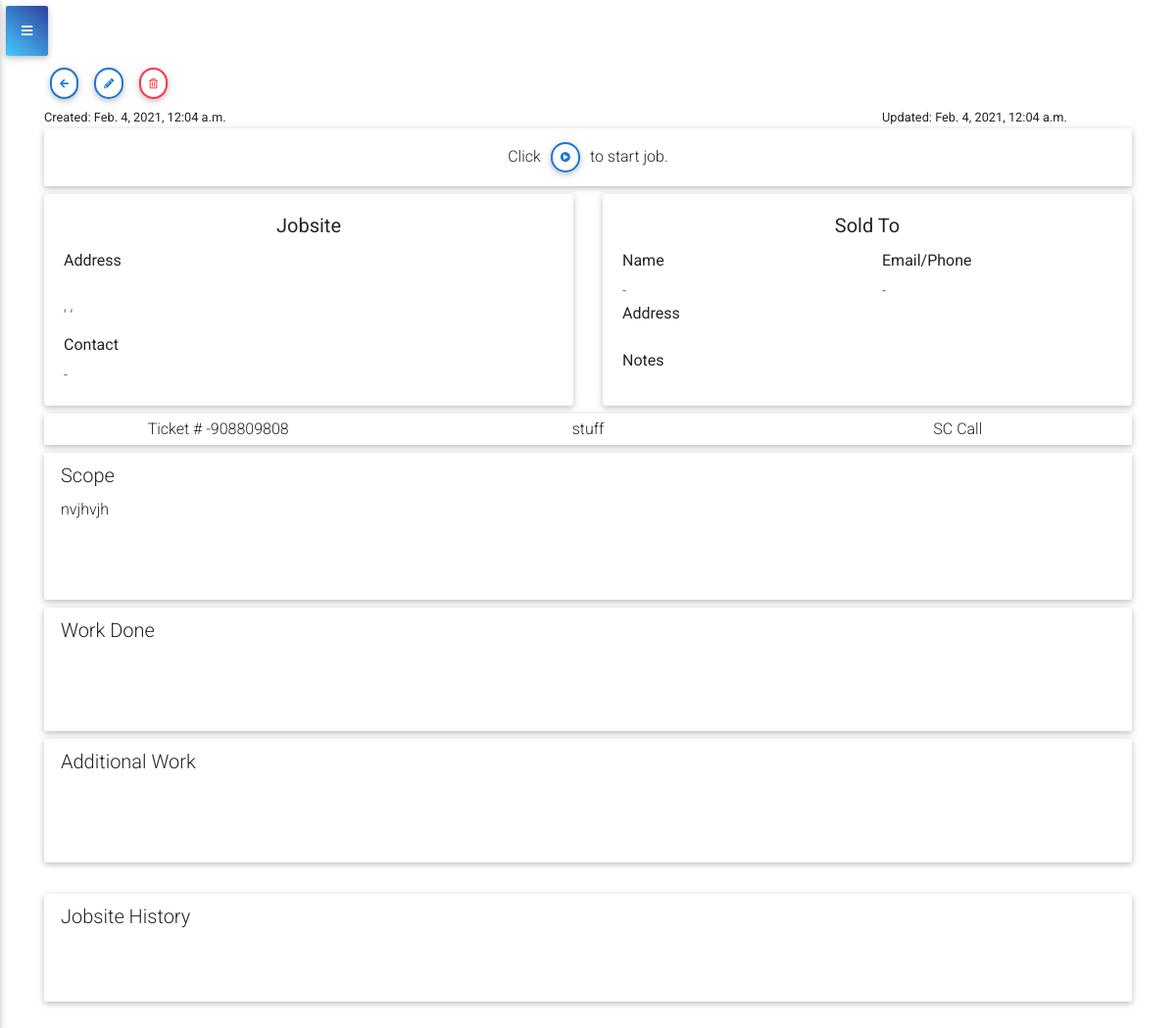
The app's page /ticket/-908809808/ (signed in), older data.
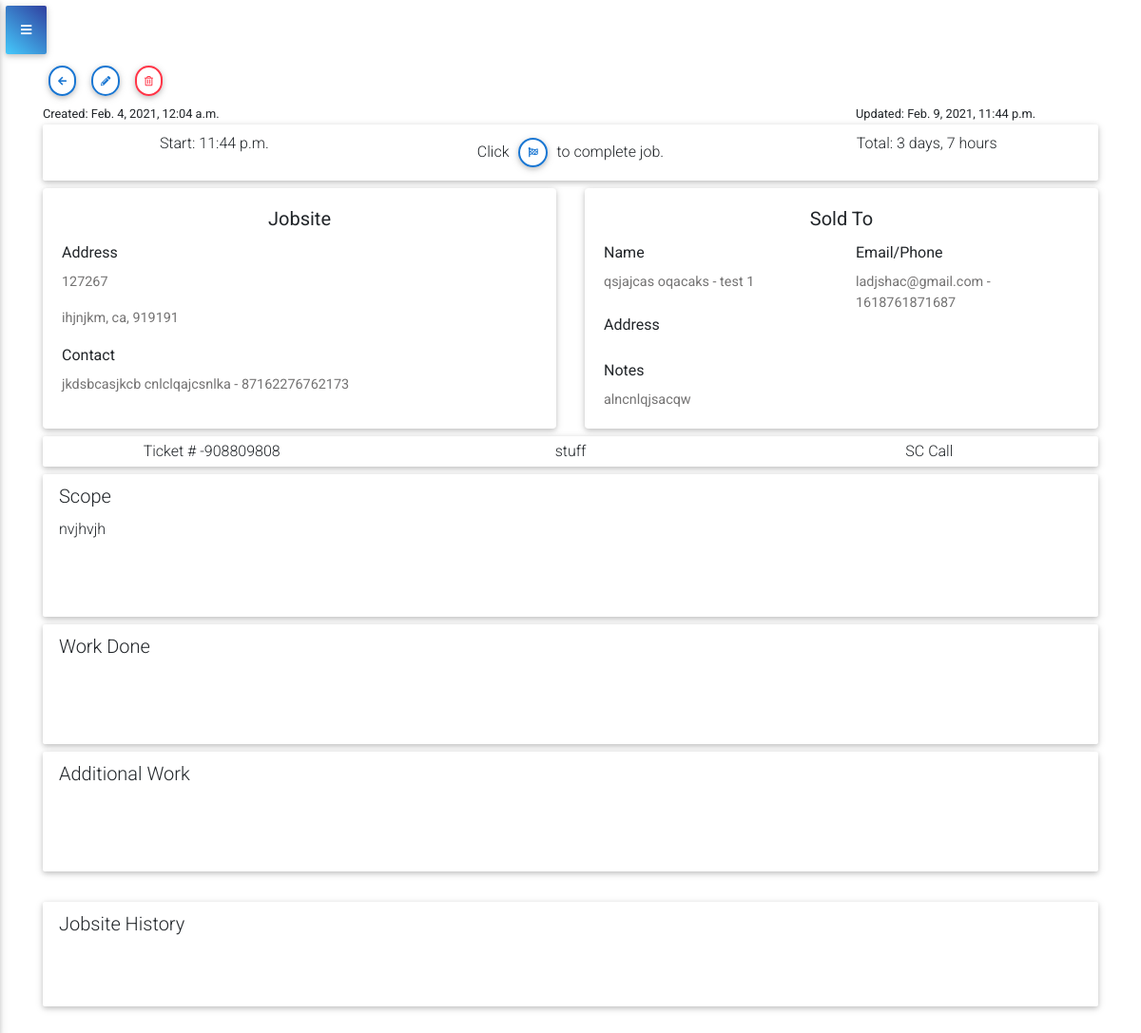
The same page, newer data.
### ticket/models.py (models this page shows, shortened)
class Ticket(models.Model):
    ticket_number = models.CharField(primary_key=True, max_length=10)
    t_customer = models.ForeignKey(Customer,null=True, on_delete=models.SET_NULL)
    t_jobsite = models.ForeignKey(Jobsite, null=True, on_delete=models.SET_NULL)
    stop = models.CharField(choices=STOP, max_length=254, default='1st')
    assigned = models.ManyToManyField(AccountUser, blank=True)
    department = models.ForeignKey(ServiceProvided,null=True, on_delete=models.SET_NULL)
    t_type = models.ForeignKey(TicketType,null=True, on_delete=models.SET_NULL)
    scope = models.TextField()
    repair_notes = models.TextField(blank=True)
    additional_work = models.TextField(blank=True)
    schedule = models.DateField(default=datetime.date.today)
    start_job = models.BooleanField(default=False)
    completed = models.BooleanField(default=False)
    created_at = models.DateTimeField(auto_now_add=True)
    updated_at = models.DateTimeField(auto_now=True)
    start_time = models.DateTimeField(blank=True,null=True)
    end_time = models.DateTimeField(blank=True,null=True)
    account = models.ForeignKey(AccountCompany, on_delete=models.CASCADE)

class ServiceProvided(models.Model):
    name = models.CharField(max_length=100)
    account = models.ForeignKey(AccountCompany, on_delete=models.CASCADE)
    def __str__(self):
        return self.name

class TicketType(models.Model):
    name = models.CharField(max_length=100)
    account = models.ForeignKey(AccountCompany, on_delete=models.CASCADE)
    def __str__(self):
        return self.name

### customer/models.py (models this page shows, shortened)
class Jobsite(models.Model):
    address1 = models.CharField(max_length=100)
    address2 = models.CharField(max_length=100, blank=True)
    city = models.CharField(max_length=100)
    state = models.CharField(max_length=2)
    zip_code = models.PositiveIntegerField()
    contact_name = models.CharField(max_length=100)
    contact_phone = PhoneField()
    account = models.ForeignKey(AccountCompany, on_delete=models.CASCADE)

class Customer(models.Model):
    fname = models.CharField(max_length=50)
    lname = models.CharField(max_length=50)
    email = models.EmailField()
    phone_number = PhoneField()
    company = models.ForeignKey(Company,null=True, on_delete=models.SET_NULL)
    note = models.TextField()
    account = models.ForeignKey(AccountCompany, on_delete=models.CASCADE)

class Company(models.Model):
    name = models.CharField(max_length=100)
    address1 = models.CharField(max_length=100)
    address2 = models.CharField(max_length=100, blank=True)
    city = models.CharField(max_length=100)
    state = models.CharField(max_length=2)
    zip_code = models.PositiveIntegerField()
    account = models.ForeignKey(AccountCompany, on_delete=models.CASCADE)
    def __str__(self):
        return self.name

### ticket/views.py (the view)
# urls.py: path('ticket/<pk>/', views.TicketDetailView.as_view(), name='ticket_detail'),
class TicketDetailView(LoginRequiredMixin, DetailView):
    context_object_name = 'ticket'
    model = Ticket
    template_name = 'ticket/ticket_detail.html'
    def get_context_data(self, **kwargs):
        context = super().get_context_data(**kwargs)
        context['ticket_count'] = ticket_count(self.request)
        context['tech_ticket_count'] = tech_ticket_count(self.request)
        context['todays_tickets'] = todays_tickets(self.request)
        context['tech_todays_tickets'] = tech_todays_tickets(self.request)
        context['todays_tickets_count'] = todays_tickets_count(self.request)
        context['in_progress_count'] = in_progress_count(self.request)
        context['completed_today_tickets_count'] = completed_today_tickets_count(self.request)
        context['tech_todays_tickets_count'] = tech_todays_tickets_count(self.request)
        context['tech_completed_today_tickets_count'] = tech_completed_today_tickets_count(self.request)
        context['history'] = Ticket.objects.filter(t_jobsite=self.get_object().t_jobsite, account=self.request.user.accountuser.account, completed=True).order_by('end_time')
        return context

### accounts/models.py (called while the page is built)
    def __str__(self):
        return self.company_name

### service_ticket_app/utils.py (called while the page is built)
def ticket_count(request):
    count = Ticket.objects.filter(account=request.user.accountuser.account).count()
    return count

def todays_tickets_count(request):
    todays_tickets_count = Ticket.objects.filter(account=request.user.accountuser.account, schedule=datetime.date.today()).count()
    return todays_tickets_count

def todays_tickets(request):
    todays_tickets = Ticket.objects.filter(account=request.user.accountuser.account, schedule=datetime.date.today())
    return todays_tickets

def in_progress_count(request):
    in_progress_count = Ticket.objects.filter(account=request.user.accountuser.account, schedule=datetime.date.today(),start_job=True,completed=False).count()
    return in_progress_count

def completed_today_tickets_count(request):
    completed_today_tickets_count = Ticket.objects.filter(account=request.user.accountuser.account, schedule=datetime.date.today(), start_job=True, completed=True).count()
    return completed_today_tickets_count

def tech_ticket_count(request):
    count = Ticket.objects.filter(account=request.user.accountuser.account, assigned=request.user.accountuser).count()
    return count

### ticket/templates/ticket/ticket_detail.html (shortened to what the changed rows need)
{% extends 'base.html' %}
{% load tz %}
{% block content %}
<div>
    <div class="row justify-content-between">
        <div class="col-3">
            <small>
            {% localtime on %}
                Created: {{ ticket.created_at|localtime }}
            </small>
            {% endlocaltime %}
        </div>
        <div class="col-3 ml-auto">
            <small>
                Updated: {{ ticket.updated_at }}
            </small>
        </div>
    </div>
    <div class="jumbotron p-2 mb-2">
        <div class="row text-center">
        {% if not ticket.start_time %}
            <div class="col-12">
                Click <a href="{% url 'ticket_app:tech_ticket_update' pk=ticket.ticket_number %}" type="button" class="btn btn-outline-blue btn-rounded btn-sm px-2">
                    <i class="fas fa-play-circle lt mt-0"></i>
                </a> to start job.
            </div>
        {% else %}
            <div class="col-4">
            {% localtime on %}
                Start: {{ ticket.start_time|time }}
            {% endlocaltime %}
            </div>
            <div class="col-4">
            {% if not ticket.end_time %}
                Click <a href="{% url 'ticket_app:tech_ticket_update' pk=ticket.ticket_number %}" type="button" class="btn btn-outline-blue btn-rounded btn-sm px-2">
                    <i class="fas fa-flag-checkered lt mt-0"></i>
                </a> to complete job.
            {% else %}
            {% localtime on %}
                End:  {{ ticket.end_time|time }}
            {% endlocaltime %}
            {% endif %}
            </div>
            <div class="col-4">
                Total: {{ ticket.start_time|timesince:ticket.end_time}}
            </div>
        {% endif %}
        </div>
    </div>
</div>
<div class="row mb-2">
    <div class="col-md-6">
        <div class="card h-100">
            <div class="card-body">
                <h5 class="card-title text-center">
                    Jobsite
                </h5>
                <label for="card-text">Address</label>
                <p class="card-text">
                    {{ ticket.t_jobsite.address1 }} {{ ticket.t_jobsite.addres2 }}
                </p>
                <p class="card-text">
                    {{ ticket.t_jobsite.city }}, {{ ticket.t_jobsite.state }}, {{ ticket.t_jobsite.zip_code }}
                </p>
                <label for="card-text">Contact</label>
                <p class="card-text">
                    {{ ticket.t_jobsite.contact_name }} - {{ ticket.t_jobsite.contact_phone }}
                </p>
            </div>
        </div>
    </div>
    <div class="col-md-6">
        <div class="card h-100">
            <div class="card-body">
                <h5 class="card-title text-center">
                    Sold To
                </h5>
                <div class="row">
                    <div class="col-md">
                        <label>Name</label>
                        <p class="card-text">
                            {{ ticket.t_customer.fname }} {{ ticket.t_customer.lname }} - {{ ticket.t_customer.company}}
                        </p>
                    </div>
                    <div class="col-md">
                        <label> Email/Phone</label>
                        <p class="card-text">
                            {{ ticket.t_customer.email }} - {{ ticket.t_customer.phone_number }}
                        </p>
                    </div>
                </div>
                <div class='row'>
                    <div class="col-md">
                    </div>
                </div>
                <label>Notes</label>
                <p class="card-text">
                    {{ ticket.t_customer.note }}
                </p>
            </div>
        </div>
    </div>
</div>
<div class="jumbotron p-1 mb-2">
    <div class="row text-center">
        <div class="col-4">
        Ticket # {{ ticket.ticket_number }}
        </div>
        <div class="col-4">
            {{ ticket.department }}
        </div>
        <div class="col-4">
            {{ ticket.t_type }} Call
        </div>
    </div>
</div>
<div class="jumbotron pt-2 mb-2">
    <div class="row">
        <p>
            {{ ticket.scope }}
        </p>
    </div>
</div>
{% endblock %}

Row changes from the older to the newer data that the page shows:
changed Ticket "nvjhvjh": updated_at "Feb. 4, 2021, 12:04 a.m." → "Feb. 9, 2021, 11:44 p.m."; start_time (not shown) → "11:44 p.m."; start_time (not shown) → "3 days, 7 hours"; t_jobsite.address1 (not shown) → "127267"; t_jobsite.city (not shown) → "ihjnjkm"; t_jobsite.state (not shown) → "ca"; t_jobsite.zip_code (not shown) → "919191"; t_jobsite.contact_name (not shown) → "jkdsbcasjkcb cnlclqajcsnlka"; t_jobsite.contact_phone (not shown) → "87162276762173"; t_customer.fname (not shown) → "qsjajcas"; t_customer.lname (not shown) → "oqacaks"; t_customer.company (not shown) → "test 1"; t_customer.email (not shown) → "ladjshac@gmail.com"; t_customer.phone_number (not shown) → "1618761871687"; t_customer.note (not shown) → "alncnlqjsacqw"
Text that changed along with them:
text no longer shown: "to start job."
text now shown: "Start: to complete job. Total:"
